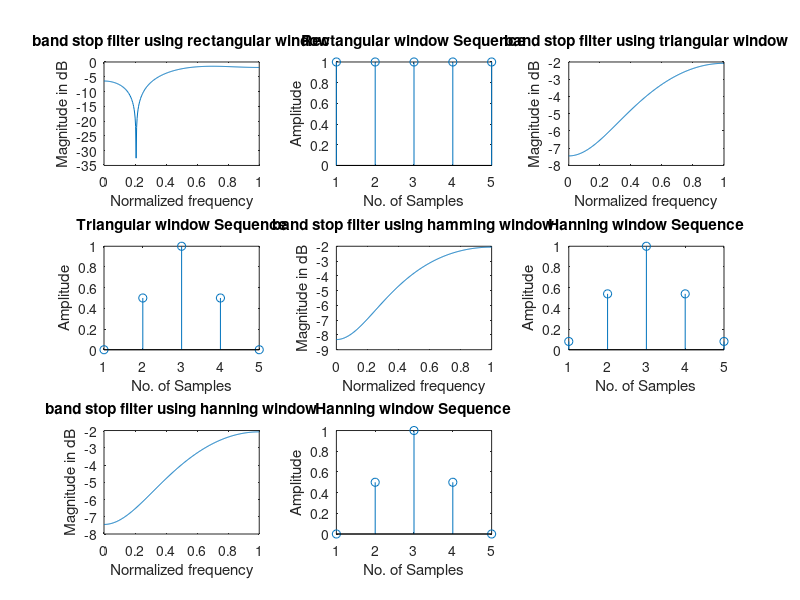

MATLAB code for this plot:
clc;
clear all;
close all;
wc1=0.5*pi;
wc2=0.9*pi;
N = input('Enter the value of N=');
alpha = (N-1)/2;
eps = 0.001;
n = 0:1:N-1;
hd = (sin(wc1*(n-alpha+eps))-sin(wc2*(n-alpha+eps))+sin(pi*(n-alpha)))./(pi*(n-alpha+eps));
wr = boxcar(N);
wt=bartlett(N);
wh=hamming(N);
whn=hanning(N);
hn1 = hd.*wr';
hn2 = hd.*wt';
hn3 = hd.*wh';
hn4 = hd.*whn';
w = 0:0.01:pi;
h1 = freqz(hn1,1,w);
h2 = freqz(hn2,1,w);
h3 = freqz(hn3,1,w);
h4 = freqz(hn4,1,w);
subplot(3,3,1);
plot(w/pi,10*log10(abs(h1)));
title('band stop filter using rectangular window');
xlabel('Normalized frequency');
ylabel('Magnitude in dB');
subplot(3,3,2);
stem(wr);
title('Rectangular window Sequence');
xlabel('No. of Samples');
ylabel('Amplitude');
subplot(3,3,3);
plot(w/pi,10*log10(abs(h2)));
title('band stop filter using triangular window');
xlabel('Normalized frequency');
ylabel('Magnitude in dB');
subplot(3,3,4);
stem(wt);
title('Triangular window Sequence');
xlabel('No. of Samples');
ylabel('Amplitude');
subplot(3,3,5);
plot(w/pi,10*log10(abs(h3)));
title('band stop filter using hamming window');
xlabel('Normalized frequency');
ylabel('Magnitude in dB');
subplot(3,3,6);
stem(wh);
title('Hanning window Sequence');
xlabel('No. of Samples');
ylabel('Amplitude');
subplot(3,3,7);
plot(w/pi,10*log10(abs(h4)));
title('band stop filter using hanning window');
xlabel('Normalized frequency');
ylabel('Magnitude in dB');
subplot(3,3,8);
stem(whn);
title('Hanning window Sequence');
xlabel('No. of Samples');
ylabel('Amplitude');
